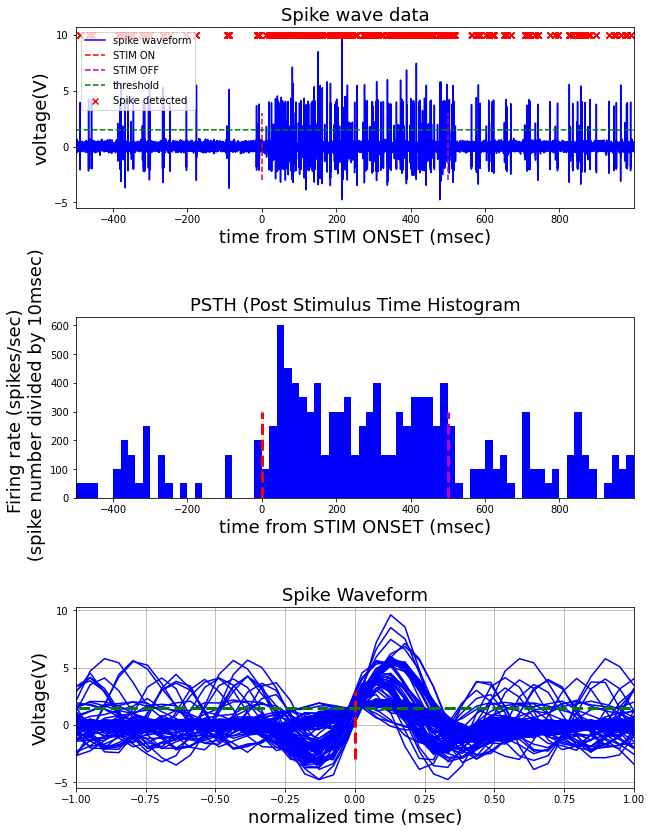

Here is the Python script that generated this plot:
#%%
import numpy as np
import matplotlib.pyplot as plt

# ====================================
# 初期設定
# ====================================
# load array from saved .npz file
loaded_array = np.load('Task_spike_wave_data_multi.npz')
# copy array data to varible you defined
spike_waveform = loaded_array['spkdata']  # raw spike wave data
ttime = loaded_array['timedata']  # this is x axis, time (msec)
stimON = loaded_array['stimON']   # stim onset timing (light turned on)
stimOFF = loaded_array['stimOFF'] # stimm offset timing (light turned off) 
threshold = 1.5 # Volt
np.tile(threshold, len(spike_waveform))

fsz = 18 # define font size just for visualization

# ====================================
# プロット用データの作成
# ====================================
passed_x = ttime[np.where(spike_waveform > threshold)]      # ピーク検出 頂点で検出
passed_y = np.tile(10, len(passed_x))
passed_binary = np.where(spike_waveform > threshold, 1, 0)  # ヒストグラム用にピーク検出する

# ピーク検出 閾値を超えた最初の点で検出
NN = len(spike_waveform)
yy = spike_waveform
yy_prev = np.append(yy[0],yy[0:len(yy)-1] )
passed_idx = np.where((yy>=threshold) & (yy_prev<threshold))
# to visualize selected elements, flag on
passed_idx = passed_idx[0]

# hist用データの生成
bbin = 20
xmin = ttime[0]
xmax = ttime[-1]
spike_timing = ttime[passed_idx]
bins_array = np.arange(xmin - bbin, xmax + bbin, bbin)
HIST, bins_ = np.histogram(spike_timing, bins=bins_array, range=(xmin, xmax))
bins_centr = [(bins_[i-1]+bins_[i])/2 for i in range(1, len(bins_))]
firing_rate = HIST/(bbin/1000)

superimpose_x, superimpose_y = [], []
# ピークポイント±20で切り出す
for i in passed_idx:
    low_idx = i - 20        # 左端のインデックスを取得
    high_idx = i + 20       # 右端のインデックスを取得
    superimpose_y.append(spike_waveform[low_idx : high_idx])

# ====================================
# データプロット
# ====================================
plt.close("all")
mm = 3
nn = 1
plt.figure(figsize=(10,14))
plt.subplots_adjust(wspace=0.4, hspace=0.6)

# plot data you loaded above
ax1 = plt.subplot(mm,nn,1)
ax1.plot(ttime, spike_waveform,'b-',label = 'spike waveform')
ax1.plot([stimON, stimON], [-3, 3],'r--',label = 'STIM ON')
ax1.plot([stimOFF, stimOFF], [-3, 3],'m--',label = 'STIM OFF')
ax1.plot(ttime, np.ones(len(ttime))*threshold,'g--',label = 'threshold')
ax1.scatter(passed_x, passed_y, marker = 'x', color = 'r', label = 'Spike detected')

# set labels.
ax1.set_title('Spike wave data', fontsize=fsz)
ax1.set_ylabel('voltage(V)', fontsize=fsz)
ax1.set_xlabel('time from STIM ONSET (msec)', fontsize=fsz)
ax1.set_yticks(np.arange(-5, 11, 5))
ax1.set_xlim([ttime[0],ttime[len(ttime)-1]])
ax1.legend(loc='best') # add legend

ax2 = plt.subplot(mm,nn,2)
ax2.plot([stimON, stimON], [0, 300],'r--', linewidth = 3)
ax2.plot([stimOFF, stimOFF], [0, 300],'m--', linewidth = 3)
# ax2.set_ylim(0, 300)
ax2.bar(bins_centr, firing_rate, color = 'b', width = 20)

ax2.set_title('PSTH (Post Stimulus Time Histogram', fontsize=fsz)
ax2.set_ylabel('Firing rate (spikes/sec) \n (spike number divided by 10msec)', fontsize=fsz)
ax2.set_xlabel('time from STIM ONSET (msec)', fontsize=fsz)
ax2.set_xlim([ttime[0],ttime[len(ttime)-1]])

ax3 = plt.subplot(mm,nn,3)
xticks = np.linspace(-1, 1, 40)                      # xデータを生成
for yy in superimpose_y:
    ax3.plot(xticks, yy, color = 'b')
ax3.plot([0,0],[-3,3],'r--', linewidth = 3)
ax3.plot([-3,4], np.ones(2)*threshold,'g--', linewidth = 3)

ax3.set_title('Spike Waveform', fontsize=fsz)
ax3.set_ylabel('Voltage(V)', fontsize=fsz)
ax3.set_xlabel('normalized time (msec)', fontsize=fsz)
ax3.set_xlim([-1, 1])
ax3.set_yticks(np.arange(-5, 10.1, 5))
ax3.grid()

plt.show()
# %%
